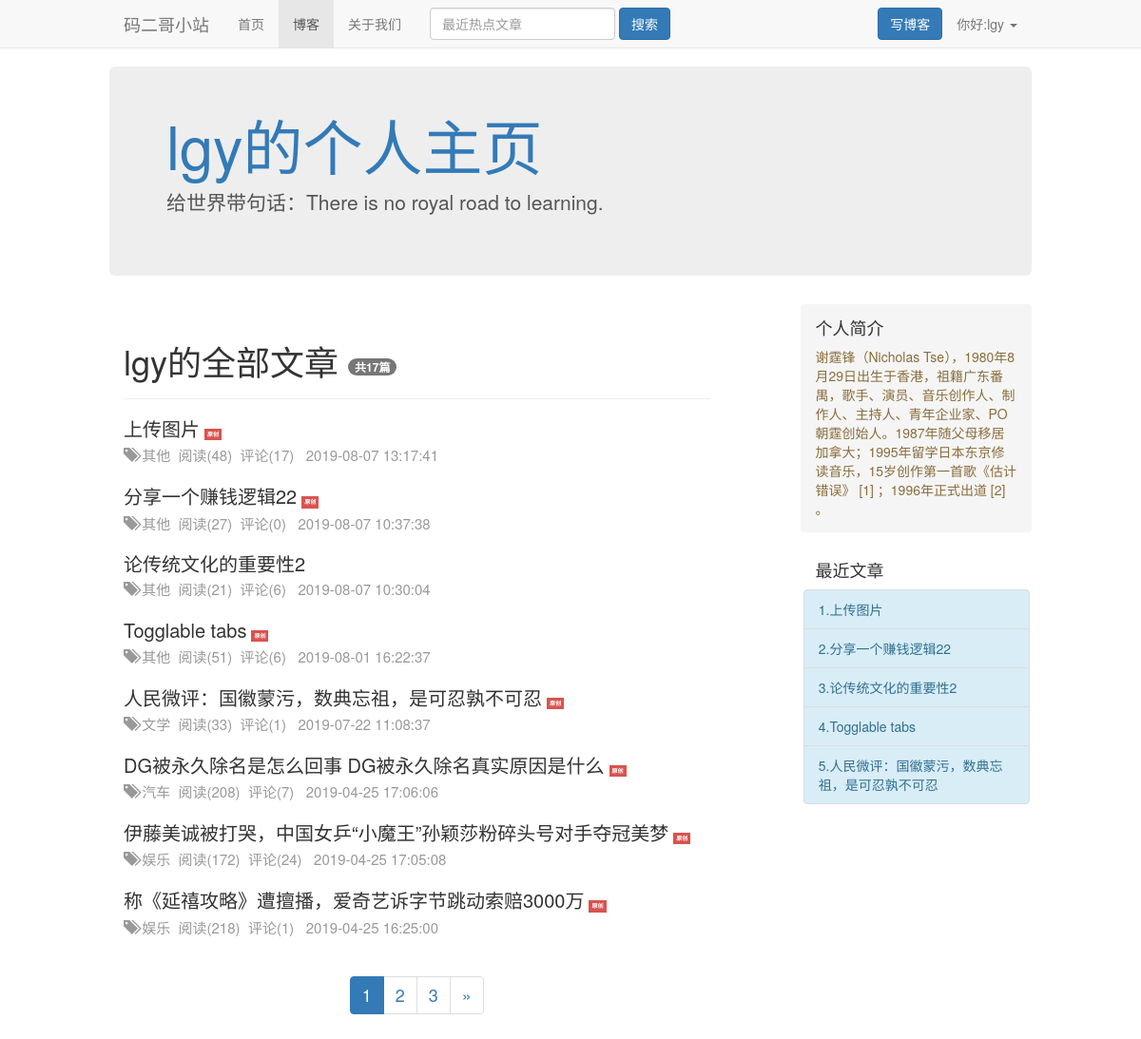
/user/homepage/1/ (signed in), run on the app's committed database.
### user/models.py (models this page shows, shortened)
class Profile(models.Model):
    user = models.OneToOneField(User, related_name='user_profile', on_delete=models.CASCADE)
    nickname = models.CharField(max_length=20, null=True, default=None, verbose_name='昵称')
    profile = models.TextField(default='暂无介绍', verbose_name='个人简介')
    motto = models.CharField(max_length=100, default='正在思考中......', verbose_name='座右铭')
    class Meta:
        verbose_name = "个人信息"
        verbose_name_plural = verbose_name

### blog/models.py (models this page shows, shortened)
class Blog(models.Model):
    title = models.CharField(max_length=50, verbose_name='文章标题')
    blog_category = models.ForeignKey(BlogCategory, on_delete=models.DO_NOTHING, verbose_name='文章类型')
    content = RichTextUploadingField(verbose_name='正文')
    author = models.ForeignKey(Profile, related_name='blog_user', on_delete=models.DO_NOTHING, verbose_name='作者')
    create_time = models.DateTimeField(auto_now_add=True, verbose_name='创建时间')
    update_time = models.DateTimeField(auto_now=True)
    is_init = models.BooleanField(verbose_name='是否原创', default=True)
    init_address = models.URLField(verbose_name='原文地址', null=True, blank=True)
    is_replay = models.BooleanField(verbose_name='是否开启留言', default=True)
    aor = GenericRelation(AmountOfReading, related_query_name='blog')
    class Meta:
        verbose_name = "博客信息"
        verbose_name_plural = verbose_name
        ordering = ['-create_time']
    def get_read_count(self):
        content_type = ContentType.objects.get_for_model(Blog)
        read_record = ReadCount.objects.filter(object_id=self.id, content_type=content_type).first()
        return read_record.read_num if read_record else 0
    def get_comment_count(self):
        return Comment.objects.filter(blog=self, parent=None).all().count()

class BlogCategory(models.Model):
    category_name = models.CharField(max_length=15, verbose_name='文章类型')
    class Meta:
        verbose_name = "文章分类"
        verbose_name_plural = verbose_name
    def __str__(self):
        return self.category_name

### statistic/models.py (models this page shows, shortened)
class ReadCount(models.Model):
    read_num = models.IntegerField(default=0)
    content_type = models.ForeignKey(to=ContentType, on_delete=models.DO_NOTHING)
    object_id = models.PositiveIntegerField()
    content_object = GenericForeignKey('content_type', 'object_id')
    class Meta:
        verbose_name = "阅读统计"
        verbose_name_plural = verbose_name

### user/views.py (the view)
# urls.py: path('homepage/<int:uid>/', homepage, name='homepage'),
def homepage(request, uid):
    profile = Profile.objects.filter(id=uid).first()
    blogs_list = Blog.objects.filter(author=profile).all()
    dic = get_pub_data(request, blogs_list)
    dic['blogs_recent'] = get_recent_blogs(request)
    dic['author'] = profile
    return render(request, 'homepage.html', dic)

### blog/utils.py (called while the page is built)
def get_page(request, obj):
    paginator = Paginator(obj, settings.PAGINATION_SETTINGS['PER_PAGE'])
    page = request.GET.get(settings.PAGINATION_SETTINGS['KEY_WORD'])
    obj_list = paginator.get_page(page)
    current_page = obj_list.number
    page_range = list(range(max(current_page-2, 1), current_page))+list(range(current_page, min(current_page+2, paginator.num_pages)+1))
    if page_range[0] >= 2:
        if page_range[0]-2 > 0:
            page_range.insert(0, '...')
        page_range.insert(0, 1)
    if page_range[-1] < paginator.num_pages:
        if paginator.num_pages - page_range[-1] > 1:
            page_range.append('...')
        page_range.append(paginator.num_pages)
    return obj_list, page_range

### blog/views.py (called while the page is built)
def get_pub_data(request, obj):
    blog_category = BlogCategory.objects.all()
    blog_dates = Blog.objects.dates('create_time', 'month', 'DESC')
    blog_dates_dic = {}
    for blog_date in blog_dates:
        c = Blog.objects.filter(create_time__year=blog_date.year, create_time__month=blog_date.month).count
        blog_dates_dic[blog_date] = c
    dic = {'blog_category': blog_category, 'blog_dates': blog_dates_dic, }
    if obj:
        blogs, page_range = get_page(request, obj)
        dic['blogs'] = blogs
        dic['page_range'] = page_range
    return dic

### user/views.py (called while the page is built)
def get_recent_blogs(request):
    blogs_recent = Blog.objects.filter(author__user=request.user).all().order_by('-create_time')[:5]
    return blogs_recent

### templates/homepage.html (shortened to what this page needs)
{% extends 'base.html' %}
{% load staticfiles %}
{% block active %}
    <li><a href="{% url 'index' %}">首页</a></li>
    <li class="active"><a href="{% url 'blog' %}">博客</a></li>
    <li><a href="{% url 'aboutus' %}">关于我们</a></li>
{% endblock %}
{% block content %}
<div class="row">
    <div class="jumbotron">
        <h1><a href="{% url 'homepage' author.id %}" style="text-decoration: none;" data-toggle="tooltip" data-placement="top" title="点击返回个人主页">{{ author.user.username }}的个人主页</a></h1>
                <p>给世界带句话：{{ author.motto }}</p>
    </div>
</div>
      <div class="row">
        <div class="col-sm-8 blog-main">
        {% block homepage_left_content %}
        <div class="page-header">
          <h1>{{ author.user.username }}的全部文章   <span class="badge">共{% if blogs.paginator.count %}{{ blogs.paginator.count }}{% else %}0{% endif %}篇</span></h1>
        </div>
            {% for blog in blogs %}
          <div class="blog-post">
          <a href="{% url 'homepage_blog_detail' blog.pk %}">
            <h3 class="blog-post-title">{{ blog.title }}{% if blog.is_init %}<span style="display:inline-block;background-color:#d9534f;color:white;font-size: 6px;font-weight:bold;padding:3px;margin-left: 5px;">原创</span>{% endif %}</h3>
          </a>
            <p class="blog-post-meta" style="font-size: smaller"><span class="glyphicon glyphicon-tags" aria-hidden="true"></span> {{ blog.blog_category }} &nbsp;阅读({{ blog.get_read_count }}) &nbsp;评论({{ blog.get_comment_count }}) &nbsp; {{ blog.create_time|date:'Y-m-d H:i:s' }} </p>
          </div>
                {% empty %}
                暂无博客，敬请期待！
            {% endfor %}
        {% endblock %}
<nav aria-label="Page navigation" class="text-center">
  <ul class="pagination">
  {% for i in page_range %}
      {% ifequal i '...' %}
          <li><a href="">{{ i }}</a></li>
      {% else %}
            {% ifequal i blogs.number %}
                <li class="active"><a href="">{{ i }}</a></li>
            {% else %}
                <li><a href="?page={{ i }}">{{ i }}</a></li>
            {% endifequal %}
      {% endifequal %}
  {% endfor %}
    {% if blogs.has_next %}
    <li>
      <a href="?page={{ blogs.next_page_number }}" aria-label="Next">
        <span aria-hidden="true">&raquo;</span>
      </a>
    </li>
  {% endif %}
  </ul>
</nav>
        </div>
        <div class="col-sm-3 col-sm-offset-1 blog-sidebar">
            <div class="sidebar-module sidebar-module-inset">
            <h4>个人简介</h4>
            <p class="text-warning">{{ author.profile }}</p>
          </div>
            <div class="sidebar-module">
            <h4>最近文章</h4>
            <div class="list-group" style="width: 112%;margin-left: -6%;">
              {% for i in blogs_recent %}
                      <a href="{% url 'homepage_blog_detail' i.id %}" class="list-group-item list-group-item-info">{{ forloop.counter }}.{{ i.title|truncatechars:23 }}</a>
                  {% empty %}
                  暂无分类
              {% endfor %}
            </div>
          </div>
        </div>
      </div>
{% endblock %}

### templates/base.html (shortened to what this page needs)
{% load staticfiles %}
{% load notifications_tags %}
{% notifications_unread as unread_count %}
<!DOCTYPE html>
<html lang="zh-CN">
  <head>
    <link href="{% static 'bootstrap-3.3.7/css/bootstrap.min.css' %}" rel="stylesheet">
    <link href="{% static 'css/blog.css' %}" rel="stylesheet">
  </head>
  <body>
    <nav class="navbar navbar-default navbar-fixed-top">
      <div class="container">
        <div class="navbar-header">
          <a class="navbar-brand" href="{% url 'index' %}">码二哥小站</a>
        </div>
        <div id="navbar" class="navbar-collapse collapse">
          <ul class="nav navbar-nav">
              {% block active %}{% endblock %}
          </ul>
         <form class="navbar-form navbar-left" method="get" action="{% url 'search' %}">
            <div class="form-group">
              <input name="keyword" type="text" class="form-control" placeholder="最近热点文章">
            </div>
            <input type="submit" class="btn btn-primary" value="搜索"/>
          </form>
        {% if request.user.is_authenticated %}
          <ul class="nav navbar-nav navbar-right">
            <li class="dropdown">
              <a href="#" class="dropdown-toggle" data-toggle="dropdown" role="button" aria-haspopup="true" aria-expanded="false">你好:{{ request.user.username }}
                  <span class="caret" id="user_info" ></span>
              </a>
            </li>
          </ul>
        {% else %}
          <ul class="nav navbar-nav navbar-right">
            <li><a href="{% url 'login' %}"><span style="color: #0f74a8">点击登录/注册</span></a></li>
          </ul>
        {% endif %}
          <a type="button" class="btn btn-primary navbar-btn pull-right" href="{% url 'generate' %}">
          写博客
         </a>
        </div>
      </div>
    </nav>
    <div class="container">
    {% block content %}{% endblock %}
    </div>
</body>
</html>

### static/css/blog.css (style rules this page uses)
body { color: #555; padding-top: 70px; min-height: 100%; }
h1, .h1, h2, .h2, h3, .h3, h4, .h4, h5, .h5, h6, .h6 { margin-top: 0; font-family: "Helvetica Neue", Helvetica, Arial, sans-serif; font-weight: normal; color: #333; }
@media (min-width: 1200px) { .container { width: 970px; } }
.blog-main { font-size: 18px; line-height: 1.5; }
.sidebar-module { padding: 15px; margin: 0 -15px 15px; }
.sidebar-module-inset { padding: 15px; background-color: #f5f5f5; border-radius: 4px; }
.sidebar-module-inset p:last-child, .sidebar-module-inset ul:last-child, .sidebar-module-inset ol:last-child { margin-bottom: 0; }
.blog-post { margin-bottom: 5px; }
.blog-post-title { margin-bottom: 5px; font-size: 20px; }
.blog-post-meta { margin-bottom: 20px; color: #999; }

### data on the page
Profile: user.username "lgy", motto "There is no royal road to learning.", profile "谢霆锋（Nicholas Tse），1980年8月29日出生于香港，祖籍广东番禺，歌手、演员、音乐创作人、制作人、主持人、青年企业家、PO朝霆创始人。1987年随父母移居加拿大；1995年留学日本东京修读音乐，15岁创作第一首歌《估计错误》 [1] ；1996年正式出道 [2] 。"
Blog: title "上传图片", is_init "原创", blog_category "其他", get_read_count "48", get_comment_count "17", create_time "2019-08-07 13:17:41"
Blog: title "分享一个赚钱逻辑22", is_init "原创", blog_category "其他", get_read_count "27", get_comment_count "0", create_time "2019-08-07 10:37:38"
Blog: title "论传统文化的重要性2", blog_category "其他", get_read_count "21", get_comment_count "6", create_time "2019-08-07 10:30:04"
Blog: title "Togglable tabs", is_init "原创", blog_category "其他", get_read_count "51", get_comment_count "6", create_time "2019-08-01 16:22:37"
Blog: title "人民微评：国徽蒙污，数典忘祖，是可忍孰不可忍", is_init "原创", blog_category "文学", get_read_count "33", get_comment_count "1", create_time "2019-07-22 11:08:37"
Blog: title "DG被永久除名是怎么回事 DG被永久除名真实原因是什么", is_init "原创", blog_category "汽车", get_read_count "208", get_comment_count "7", create_time "2019-04-25 17:06:06"
Blog: title "伊藤美诚被打哭，中国女乒“小魔王”孙颖莎粉碎头号对手夺冠美梦", is_init "原创", blog_category "娱乐", get_read_count "172", get_comment_count "24", create_time "2019-04-25 17:05:08"
Blog: title "称《延禧攻略》遭擅播，爱奇艺诉字节跳动索赔3000万", is_init "原创", blog_category "娱乐", get_read_count "218", get_comment_count "1", create_time "2019-04-25 16:25:00"

### other printed values
{{ request.user.username }} "lgy"
{{ blogs.paginator.count }} "17"
{{ i }} "1"
{{ i }} "2" "3"
